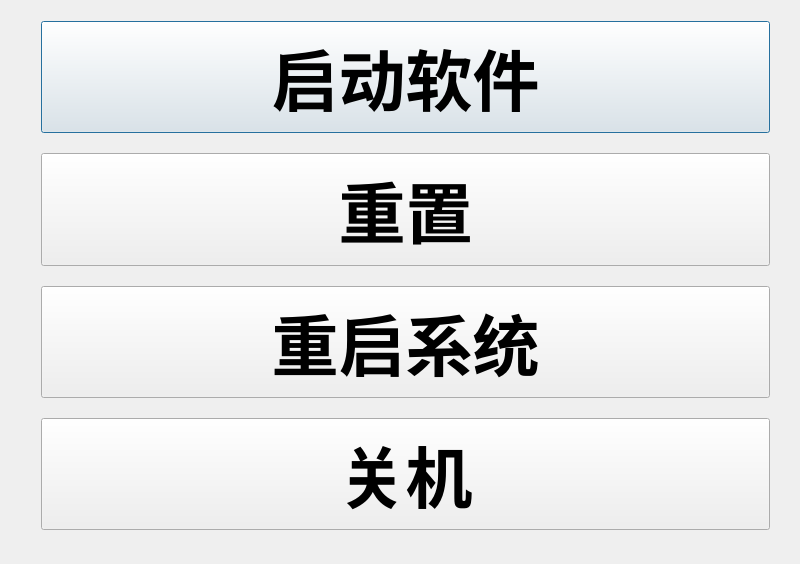
<?xml version="1.0" encoding="UTF-8"?>
<ui version="4.0">
 <class>Dialog</class>
 <widget class="QDialog" name="Dialog">
  <property name="geometry">
   <rect>
    <x>0</x>
    <y>0</y>
    <width>800</width>
    <height>564</height>
   </rect>
  </property>
  <property name="windowTitle">
   <string>Dialog</string>
  </property>
  <widget class="QWidget" name="layoutWidget">
   <property name="geometry">
    <rect>
     <x>30</x>
     <y>10</y>
     <width>751</width>
     <height>531</height>
    </rect>
   </property>
   <layout class="QVBoxLayout" name="verticalLayout">
    <property name="spacing">
     <number>20</number>
    </property>
    <item>
     <widget class="QPushButton" name="pushButton">
      <property name="sizePolicy">
       <sizepolicy hsizetype="Expanding" vsizetype="Expanding">
        <horstretch>0</horstretch>
        <verstretch>0</verstretch>
       </sizepolicy>
      </property>
      <property name="font">
       <font>
        <family>DejaVu Sans Mono</family>
        <pointsize>50</pointsize>
        <weight>75</weight>
        <bold>true</bold>
       </font>
      </property>
      <property name="text">
       <string>启动软件</string>
      </property>
     </widget>
    </item>
    <item>
     <widget class="QPushButton" name="pushButton_4">
      <property name="sizePolicy">
       <sizepolicy hsizetype="Expanding" vsizetype="Expanding">
        <horstretch>0</horstretch>
        <verstretch>0</verstretch>
       </sizepolicy>
      </property>
      <property name="font">
       <font>
        <family>DejaVu Sans Mono</family>
        <pointsize>50</pointsize>
        <weight>75</weight>
        <bold>true</bold>
       </font>
      </property>
      <property name="text">
       <string>重置</string>
      </property>
     </widget>
    </item>
    <item>
     <widget class="QPushButton" name="pushButton_2">
      <property name="sizePolicy">
       <sizepolicy hsizetype="Expanding" vsizetype="Expanding">
        <horstretch>0</horstretch>
        <verstretch>0</verstretch>
       </sizepolicy>
      </property>
      <property name="font">
       <font>
        <family>DejaVu Sans Mono</family>
        <pointsize>50</pointsize>
        <weight>75</weight>
        <bold>true</bold>
       </font>
      </property>
      <property name="text">
       <string>重启系统</string>
      </property>
     </widget>
    </item>
    <item>
     <widget class="QPushButton" name="pushButton_3">
      <property name="sizePolicy">
       <sizepolicy hsizetype="Expanding" vsizetype="Expanding">
        <horstretch>0</horstretch>
        <verstretch>0</verstretch>
       </sizepolicy>
      </property>
      <property name="font">
       <font>
        <family>DejaVu Sans Mono</family>
        <pointsize>50</pointsize>
        <weight>75</weight>
        <bold>true</bold>
       </font>
      </property>
      <property name="text">
       <string>关机</string>
      </property>
     </widget>
    </item>
   </layout>
  </widget>
 </widget>
 <layoutdefault spacing="6" margin="11"/>
 <resources/>
 <connections/>
</ui>
